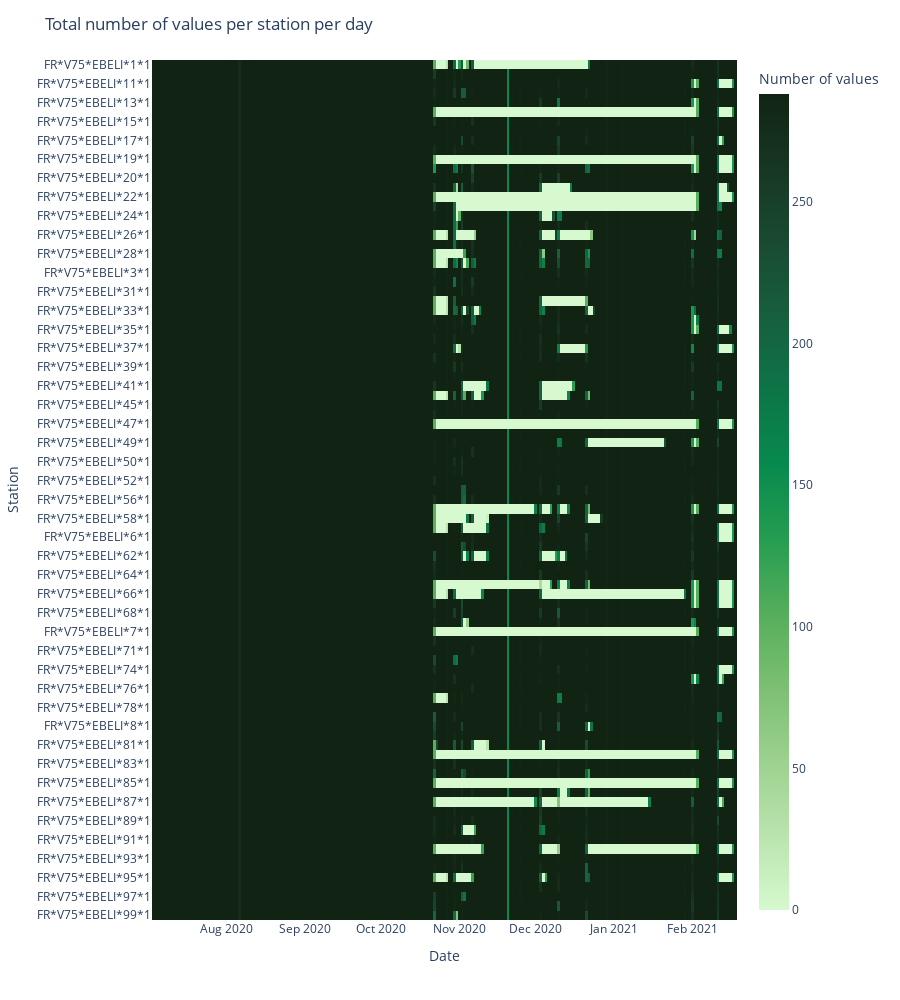

Write notebook code for a chart like this one.
### Markdown cell above
Total number of values per station per day (lighter cells show missing values)

### Code cell
aggregated_per_day_per_station = train_station.groupby([pd.Grouper(key='date',freq='D'),'Station']).agg({'Available':'sum','Charging':'sum','Passive':'sum', 'Other':'sum'}).reset_index()
aggregated_per_day_per_station["Total"] = aggregated_per_day_per_station[['Available', 'Charging', 'Passive', 'Other']].sum(1)
aggregated_per_day_per_station_pivot = aggregated_per_day_per_station.pivot(index='Station', columns='date')['Total'].fillna(0)
aggregated_per_day_per_station_pivot = aggregated_per_day_per_station_pivot.copy()
fig = px.imshow(aggregated_per_day_per_station_pivot, x=aggregated_per_day_per_station_pivot.columns, y=aggregated_per_day_per_station_pivot.index, color_continuous_scale='algae', labels={"color":"Number of values"})
fig.update_layout(height=1000, title="Total number of values per station per day", xaxis_title="Date", yaxis_title="Station")
fig.show()

### Figure 1 — Plotly figure (JSON) as saved in the notebook; plotly's stock layout.template omitted (floating-point values rounded to 4 significant figures; data arrays with more than 128 entries replaced by an {"elided": "..."} marker saying what was removed)
{"data": [{"coloraxis": "coloraxis", "hovertemplate": "date: %{x}<br>Station: %{y}<br>Number of values: %{z}<extra></extra>", "name": "0", "type": "heatmap", "x": {"elided": "231 str values"}, "xaxis": "x", "y": ["FR*V75*EBELI*1*1", "FR*V75*EBELI*10*1", "FR*V75*EBELI*11*1", "FR*V75*EBELI*12*1", "FR*V75*EBELI*13*1", "FR*V75*EBELI*14*1", "FR*V75*EBELI*15*1", "FR*V75*EBELI*16*1", "FR*V75*EBELI*17*1", "FR*V75*EBELI*18*1", "FR*V75*EBELI*19*1", "FR*V75*EBELI*2*1", "FR*V75*EBELI*20*1", "FR*V75*EBELI*21*1", "FR*V75*EBELI*22*1", "FR*V75*EBELI*23*1", "FR*V75*EBELI*24*1", "FR*V75*EBELI*25*1", "FR*V75*EBELI*26*1", "FR*V75*EBELI*27*1", "FR*V75*EBELI*28*1", "FR*V75*EBELI*29*1", "FR*V75*EBELI*3*1", "FR*V75*EBELI*30*1", "FR*V75*EBELI*31*1", "FR*V75*EBELI*32*1", "FR*V75*EBELI*33*1", "FR*V75*EBELI*34*1", "FR*V75*EBELI*35*1", "FR*V75*EBELI*36*1", "FR*V75*EBELI*37*1", "FR*V75*EBELI*38*1", "FR*V75*EBELI*39*1", "FR*V75*EBELI*4*1", "FR*V75*EBELI*41*1", "FR*V75*EBELI*42*1", "FR*V75*EBELI*45*1", "FR*V75*EBELI*46*1", "FR*V75*EBELI*47*1", "FR*V75*EBELI*48*1", "FR*V75*EBELI*49*1", "FR*V75*EBELI*5*1", "FR*V75*EBELI*50*1", "FR*V75*EBELI*51*1", "FR*V75*EBELI*52*1", "FR*V75*EBELI*53*1", "FR*V75*EBELI*56*1", "FR*V75*EBELI*57*1", "FR*V75*EBELI*58*1", "FR*V75*EBELI*59*1", "FR*V75*EBELI*6*1", "FR*V75*EBELI*60*1", "FR*V75*EBELI*62*1", "FR*V75*EBELI*63*1", "FR*V75*EBELI*64*1", "FR*V75*EBELI*65*1", "FR*V75*EBELI*66*1", "FR*V75*EBELI*67*1", "FR*V75*EBELI*68*1", "FR*V75*EBELI*69*1", "FR*V75*EBELI*7*1", "FR*V75*EBELI*70*1", "FR*V75*EBELI*71*1", "FR*V75*EBELI*72*1", "FR*V75*EBELI*74*1", "FR*V75*EBELI*75*1", "FR*V75*EBELI*76*1", "FR*V75*EBELI*77*1", "FR*V75*EBELI*78*1", "FR*V75*EBELI*79*1", "FR*V75*EBELI*8*1", "FR*V75*EBELI*80*1", "FR*V75*EBELI*81*1", "FR*V75*EBELI*82*1", "FR*V75*EBELI*83*1", "FR*V75*EBELI*84*1", "FR*V75*EBELI*85*1", "FR*V75*EBELI*86*1", "FR*V75*EBELI*87*1", "FR*V75*EBELI*88*1", "FR*V75*EBELI*89*1", "FR*V75*EBELI*9*1", "FR*V75*EBELI*91*1", "FR*V75*EBELI*92*1", "FR*V75*EBELI*93*1", "FR*V75*EBELI*94*1", "FR*V75*EBELI*95*1", "FR*V75*EBELI*96*1", "FR*V75*EBELI*97*1", "FR*V75*EBELI*98*1", "FR*V75*EBELI*99*1"], "yaxis": "y", "z": {"elided": "91x231 int values"}}], "layout": {"coloraxis": {"colorbar": {"title": {"text": "Number of values"}}, "colorscale": [[0, "rgb(214, 249, 207)"], [0.09091, "rgb(186, 228, 174)"], [0.1818, "rgb(156, 209, 143)"], [0.2727, "rgb(124, 191, 115)"], [0.3636, "rgb(85, 174, 91)"], [0.4545, "rgb(37, 157, 81)"], [0.5455, "rgb(7, 138, 78)"], [0.6364, "rgb(13, 117, 71)"], [0.7273, "rgb(23, 95, 61)"], [0.8182, "rgb(25, 75, 49)"], [0.9091, "rgb(23, 55, 35)"], [1, "rgb(17, 36, 20)"]]}, "height": 1000, "margin": {"t": 60}, "title": {"text": "Total number of values per station per day"}, "xaxis": {"anchor": "y", "constrain": "domain", "domain": [0, 1], "scaleanchor": "y", "title": {"text": "Date"}}, "yaxis": {"anchor": "x", "autorange": "reversed", "constrain": "domain", "domain": [0, 1], "title": {"text": "Station"}}}}
